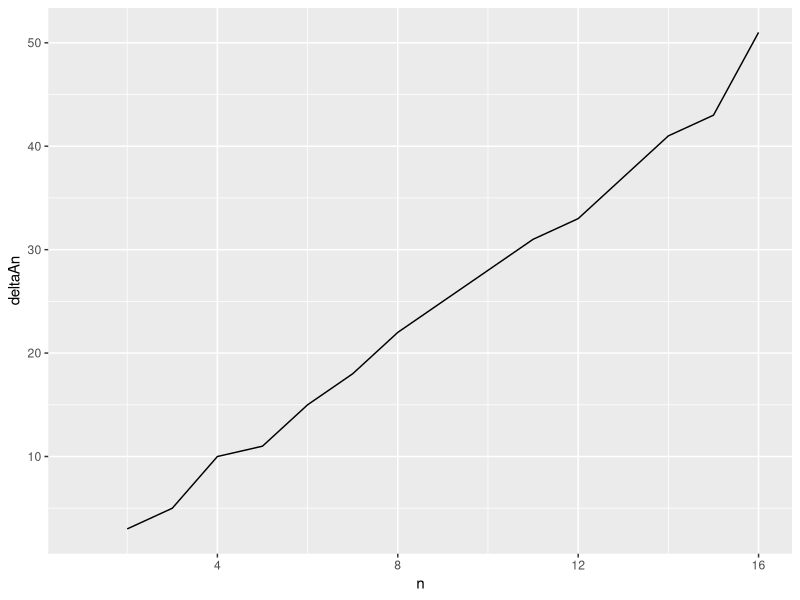
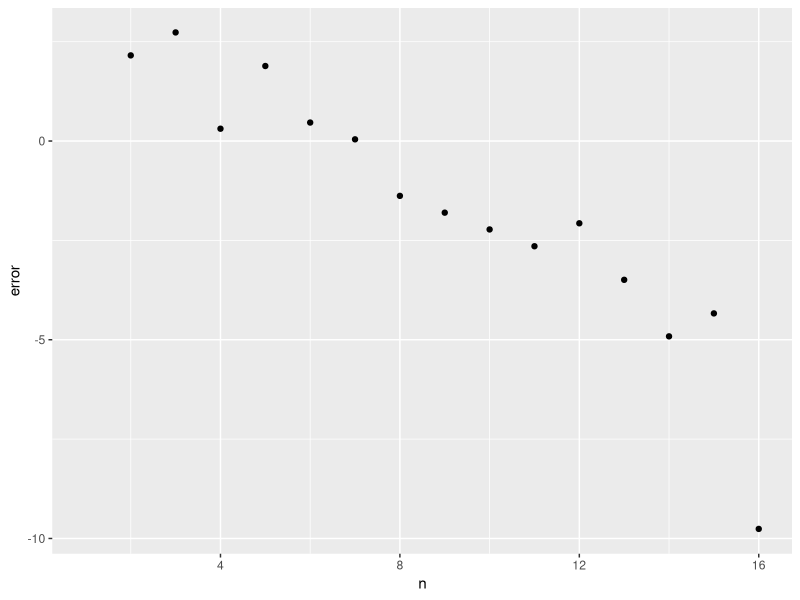
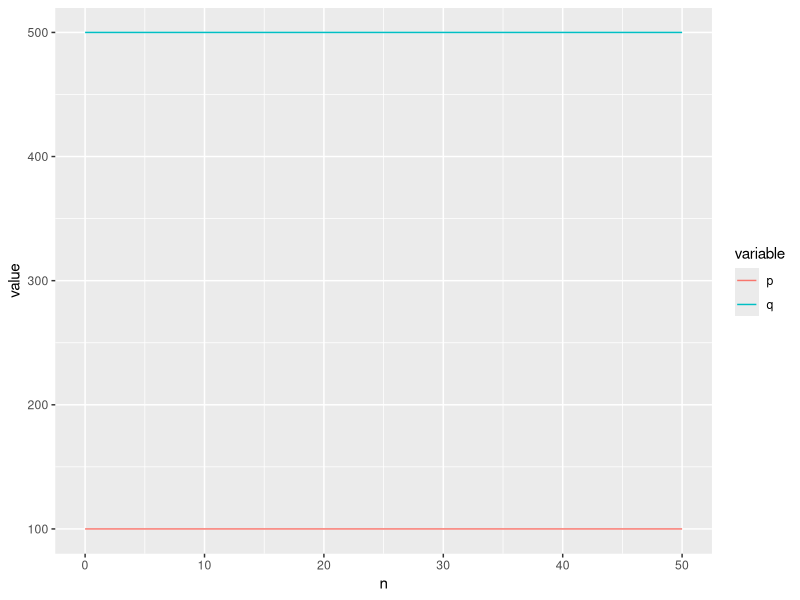
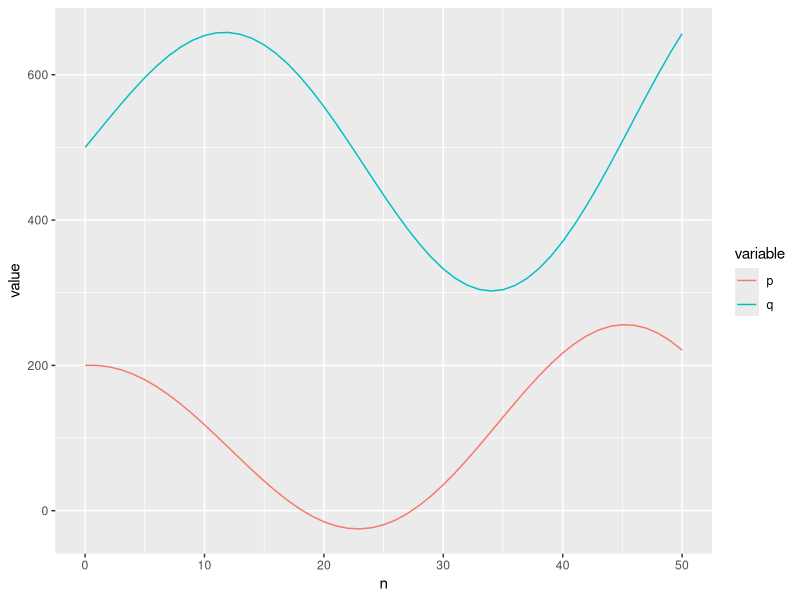
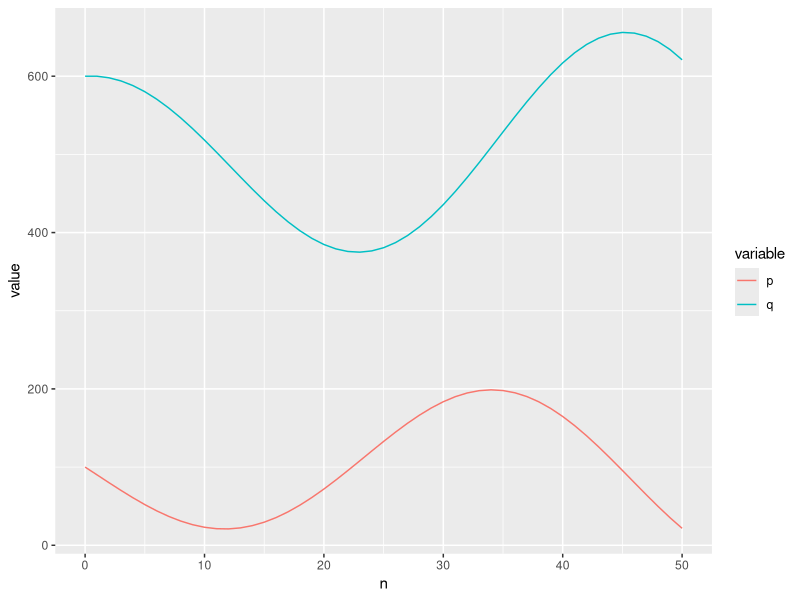
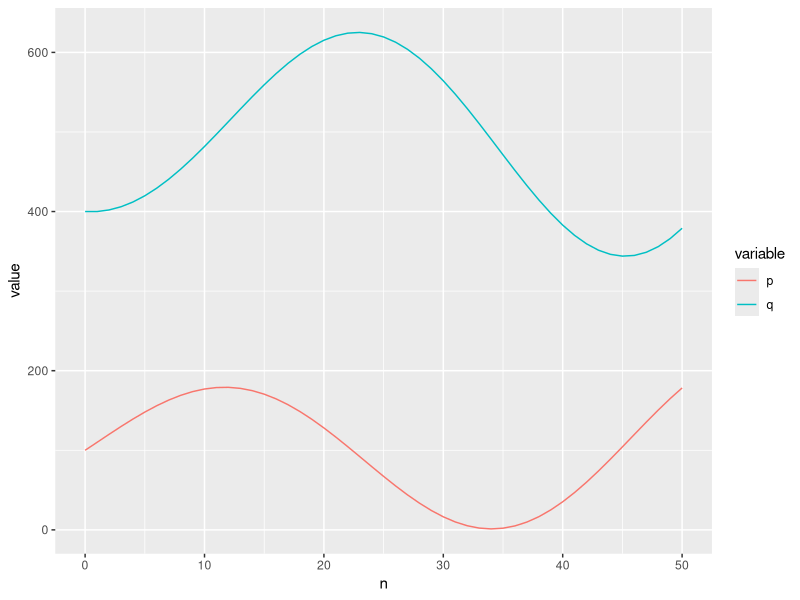
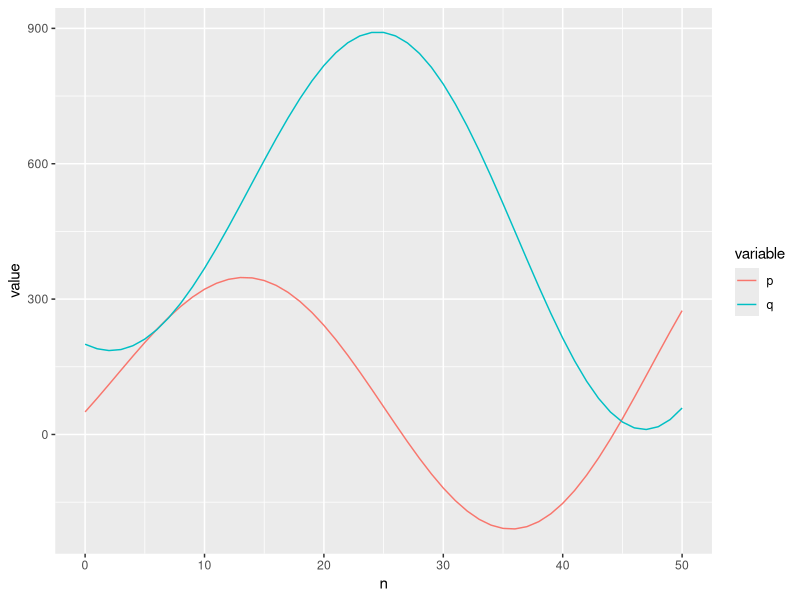

Write the R code that produced these figures, in order.
## ---- chunk 1

amountLeft=50000 #Initial amount
month=0 #initially 0th month

while(amountLeft >0)
{
  month=month+1
  
  amountLeft=1.01 * amountLeft-1000
  
  cat(sprintf("Amount left: %f after %d month \n", amountLeft, month))
  
    
}

## ---- chunk 2

brakesDataFrame <- data.frame(n=1:16, an=c(3,6,11,21,32,47,65,87,112,140,171,204,241,282,325,376))

brakesDataFrame$deltaAn = c(NA,tail(brakesDataFrame$an,-1)-head(brakesDataFrame$an,-1))
brakesDataFrame

library(ggplot2)

ggplot(brakesDataFrame, aes(x=n, y=deltaAn)) +geom_line()

## ---- chunk 3

brakesDataFrame$slope <- brakesDataFrame$deltaAn / brakesDataFrame$n

slope <- mean(brakesDataFrame$slope, na.rm=TRUE)
slope

## ---- chunk 4

brakesDataFrame$estimate <- slope*brakesDataFrame$n # as per page 3

brakesDataFrame$error <- brakesDataFrame$estimate - brakesDataFrame$deltaAn

ggplot(brakesDataFrame, aes(x=n, y=error)) + geom_point()


## ---- chunk 5


rumorDataFrame <- data.frame(n=0, r=4)

k <- 0.001

for(i in 1:13)
{
  # as per given equation
  tempvar<-c(i, rumorDataFrame$r[i] + k*rumorDataFrame$r[i]*(1000 - rumorDataFrame$r[i]))
  rumorDataFrame <- rbind(rumorDataFrame,tempvar )
}

rumorDataFrame

## ---- chunk 6

library(reshape2)

years <- 50

pinit <- 100
qinit <- 500

economistDataFrame <- data.frame(n = 0, p = pinit, q= qinit)

for(i in 1:years){
  economistDataFrame <- rbind(economistDataFrame,
                  c(i, tail(economistDataFrame$p,1) - 0.1*(tail(economistDataFrame$q,1) - 500),
                    tail(economistDataFrame$q,1) + 0.2*(tail(economistDataFrame$p,1) - 100)))
}

ggplot(melt(economistDataFrame, id="n"), aes(x=n, y=value, color=variable)) + geom_line()

#-------------------------------------------------------

pinit <- 200
qinit <- 500

economistDataFrame <- data.frame(n = 0, p = pinit, q= qinit)

for(i in 1:years){
  economistDataFrame <- rbind(economistDataFrame,
                  c(i, tail(economistDataFrame$p,1) - 0.1*(tail(economistDataFrame$q,1) - 500),
                    tail(economistDataFrame$q,1) + 0.2*(tail(economistDataFrame$p,1) - 100)))
}

ggplot(melt(economistDataFrame, id="n"), aes(x=n, y=value, color=variable)) + geom_line()

#-------------------------------------------------------
pinit <- 100
qinit <- 600

economistDataFrame <- data.frame(n = 0, p = pinit, q= qinit)

for(i in 1:years){
  economistDataFrame <- rbind(economistDataFrame,
                  c(i, tail(economistDataFrame$p,1) - 0.1*(tail(economistDataFrame$q,1) - 500),
                    tail(economistDataFrame$q,1) + 0.2*(tail(economistDataFrame$p,1) - 100)))
}

ggplot(melt(economistDataFrame, id="n"), aes(x=n, y=value, color=variable)) + geom_line()

#-------------------------------------------------------

pinit <- 100
qinit <- 400

economistDataFrame <- data.frame(n = 0, p = pinit, q= qinit)

for(i in 1:years){
  economistDataFrame <- rbind(economistDataFrame,
                  c(i, tail(economistDataFrame$p,1) - 0.1*(tail(economistDataFrame$q,1) - 500),
                    tail(economistDataFrame$q,1) + 0.2*(tail(economistDataFrame$p,1) - 100)))
}

ggplot(melt(economistDataFrame, id="n"), aes(x=n, y=value, color=variable)) + geom_line()

## ---- chunk 7
pinit <- 50
qinit <- 200

economistDataFrame <- data.frame(n = 0, p = pinit, q= qinit)

for(i in 1:years){
  economistDataFrame <- rbind(economistDataFrame,
                  c(i, tail(economistDataFrame$p,1) - 0.1*(tail(economistDataFrame$q,1) - 500),
                    tail(economistDataFrame$q,1) + 0.2*(tail(economistDataFrame$p,1) - 100)))
}

ggplot(melt(economistDataFrame, id="n"), aes(x=n, y=value, color=variable)) + geom_line()

